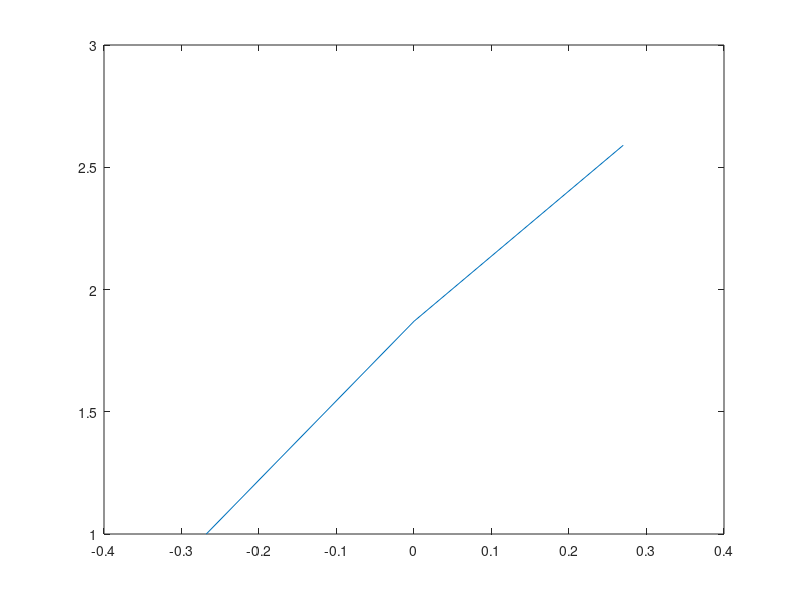

This chart was generated by the following MATLAB code:
clear all; close all; clc;

ampere = [-0.268 0 0.270];
voltage = [1 1.87 2.59];
linearSens = polyfit(voltage, ampere, 1)

plot(ampere, voltage)